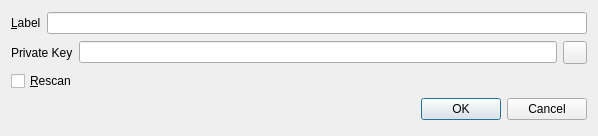
<?xml version="1.0" encoding="UTF-8"?>
<ui version="4.0">
 <class>ImportPrivateKeyDialog</class>
 <widget class="QDialog" name="ImportPrivateKeyDialog">
  <property name="geometry">
   <rect>
    <x>0</x>
    <y>0</y>
    <width>598</width>
    <height>136</height>
   </rect>
  </property>
  <property name="windowTitle">
   <string>Import private key</string>
  </property>
  <layout class="QGridLayout" name="gridLayout_2">
   <item row="0" column="0">
    <layout class="QHBoxLayout" name="horizontalLayout_4">
     <item>
      <widget class="QLabel" name="label">
       <property name="text">
        <string>&amp;Label</string>
       </property>
       <property name="buddy">
        <cstring>labelEdit</cstring>
       </property>
      </widget>
     </item>
     <item>
      <widget class="QLineEdit" name="labelEdit">
       <property name="toolTip">
        <string>The label associated with this address book entry</string>
       </property>
      </widget>
     </item>
    </layout>
   </item>
   <item row="1" column="0">
    <layout class="QHBoxLayout" name="horizontalLayout_3">
     <item>
      <widget class="QLabel" name="label_2">
       <property name="text">
        <string>Private Key</string>
       </property>
       <property name="buddy">
        <cstring>keyEdit</cstring>
       </property>
      </widget>
     </item>
     <item>
      <widget class="QLineEdit" name="keyEdit">
       <property name="toolTip">
        <string>The address associated with this address book entry. This can only be modified for sending addresses.</string>
       </property>
      </widget>
     </item>
     <item>
      <widget class="QToolButton" name="ImportPrivateKeyPasteButton">
       <property name="toolTip">
        <string>Paste address from clipboard</string>
       </property>
       <property name="text">
        <string/>
       </property>
       <property name="icon">
        <iconset resource="../bitcoin.qrc">
         <normaloff>:/icons/editpaste</normaloff>:/icons/editpaste</iconset>
       </property>
       <property name="shortcut">
        <string>Alt+P</string>
       </property>
      </widget>
     </item>
    </layout>
   </item>
   <item row="2" column="0">
    <widget class="QCheckBox" name="rescanCB">
     <property name="text">
      <string>&amp;Rescan</string>
     </property>
    </widget>
   </item>
   <item row="3" column="0">
    <widget class="QDialogButtonBox" name="buttonBox">
     <property name="orientation">
      <enum>Qt::Horizontal</enum>
     </property>
     <property name="standardButtons">
      <set>QDialogButtonBox::Cancel|QDialogButtonBox::Ok</set>
     </property>
    </widget>
   </item>
  </layout>
 </widget>
 <resources>
  <include location="../bitcoin.qrc"/>
 </resources>
 <connections>
  <connection>
   <sender>buttonBox</sender>
   <signal>accepted()</signal>
   <receiver>ImportPrivateKeyDialog</receiver>
   <slot>accept()</slot>
   <hints>
    <hint type="sourcelabel">
     <x>257</x>
     <y>126</y>
    </hint>
    <hint type="destinationlabel">
     <x>157</x>
     <y>135</y>
    </hint>
   </hints>
  </connection>
  <connection>
   <sender>buttonBox</sender>
   <signal>rejected()</signal>
   <receiver>ImportPrivateKeyDialog</receiver>
   <slot>reject()</slot>
   <hints>
    <hint type="sourcelabel">
     <x>325</x>
     <y>126</y>
    </hint>
    <hint type="destinationlabel">
     <x>286</x>
     <y>135</y>
    </hint>
   </hints>
  </connection>
 </connections>
</ui>
